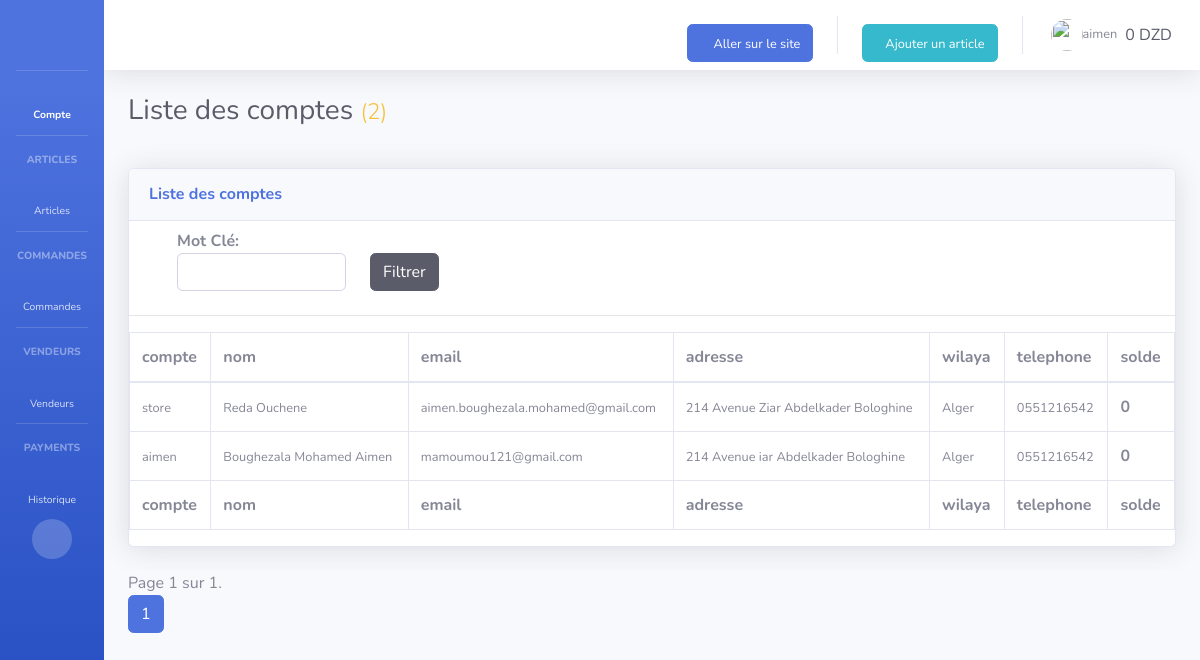
/BackOffice/accounts/ (signed in), run on the app's committed database.
### accounts/models.py (models this page shows)
class UserProfile(models.Model):
    user=models.OneToOneField(User,on_delete=models.CASCADE,null='True')
    telephone=models.CharField(null='True',max_length=10)
    adresse=models.CharField(max_length=325,default='alger')
    wilaya=models.ForeignKey(Wilaya,on_delete=models.CASCADE,null='true')
    commune=models.ForeignKey(Commune,on_delete=models.CASCADE,null='true')
    activate=models.CharField(max_length=255,unique='True')
    solde=models.IntegerField(default=0)
    def __str__(self):
        return self.user.username

### region/models.py (models this page shows)
class Wilaya(models.Model):
    nom=models.CharField(max_length=255)
    code=models.PositiveIntegerField()
    prix=models.PositiveIntegerField()
    def __str__(self):
        return self.nom

### accounts/adminViews.py (the view, shortened to what this page needs)
# urls.py: path('accounts/', AccountAdmin.as_view(),name='HomeAccountAdmin'),
class AccountAdmin(LoginRequiredMixin,TemplateView):
    def get(self,request):
        if request.user.is_superuser:
            q = Q()
            if q:
                users_list=UserProfile.objects.filter(q).order_by('-id')
            else:
                users_list=UserProfile.objects.all().order_by('-id')
            paginator = Paginator(users_list, 50) # Show 25 contacts per page
            page = request.GET.get('page')
            users = paginator.get_page(page)
            context={
                    'userprofiles':users,
                    'userprofiles_all_count':users_list.count(),
                    'payment_form':UserPaymentForm()
                    }
            return render(request,'accounts/BackOffice/home_users.html',context)
        else:
            return redirect('HomeAdmin')

### accounts/forms.py
class UserPaymentForm(forms.ModelForm):
    class Meta:
        model=Payement
        fields='__all__'

### cart/context_processors.py (called while the page is built)
def add_variable_to_context(request):
    try:
        cart=Cart.objects.get(user=request.user) if request.user.is_authenticated else Cart.objects.get(session_key = request.session.session_key)
    except:
        if not request.session.session_key:
            request.session.save()
        cart = Cart(session_key=request.session.session_key)
        cart.save()
    return {
        'cart': cart
    }

### accounts/templates/accounts/BackOffice/home_users.html (shortened to what this page needs)
{% extends 'BackOffice/baseadmin.html' %}
{% load static %}
{% block styles %}
<link href="{% static '/admn/vendor/datatables/dataTables.bootstrap4.min.css' %}" rel="stylesheet">
  <link rel="stylesheet" href="https://cdn.jsdelivr.net/npm/bootstrap-select@1.13.9/dist/css/bootstrap-select.min.css">
{% endblock styles %}
{% block body %}
<div class="container" style='overflow-x: scroll;'>
<div class="row">
  <div class="col-md">
    <h1 class="h3 mb-2 text-gray-800">Liste des comptes <small class='text-warning font-weight-light'>({{userprofiles_all_count}})</small></h1>
  </div>
</div>
    <div class="py-3"></div>
    <div class="card shadow mb-4">
      <div class="card-header py-3">
        <h6 class="m-0 font-weight-bold text-primary">Liste des comptes</h6>
      </div>
      <div class="container py-2">
        <div class="row rtl">
            <div class="col-md-6">
              <form method='get'>
                <div class="container">
                  <div class="row">
                    <div class="col-md-5">
                      <b>Mot Clé:</b>
                      <input class='form-control' type="text" name='keyword'>
                    </div>
                    <div class="col-md-2">
                      <br>
                      <button class='btn btn-dark  text-white' type='submit'>Filtrer</button>
                    </div>
                  </div>
                </div>
              </form>
            </div>
        </div>
      </div>
      <hr>
          <table class="table table-bordered table-hover" id="dataTable" width="100%" cellspacing="0">
            <thead>
              <tr>
                <th class='bg-white'>compte</th>
                <th class='bg-white'>nom</th>
                <th class='bg-white'>email</th>
                <th class='bg-white'>adresse</th>
                <th class='bg-white'>wilaya</th>
                <th class='bg-white'>telephone</th>
                <th class='bg-white'>solde</th>
              </tr>
            </thead>
            <tfoot>
              <tr>
                <th class='bg-white'>compte</th>
                <th class='bg-white'>nom</th>
                <th class='bg-white'>email</th>
                <th class='bg-white'>adresse</th>
                <th class='bg-white'>wilaya</th>
                <th class='bg-white'>telephone</th>
                <th class='bg-white'>solde</th>
              </tr>
            </tfoot>
            <tbody>
              {% for usr in userprofiles %}
              <tr>
                <th class='bg-white'><small>{{usr.user}}</small></th>
                <th class='bg-white'><small>{{usr.user.first_name}} {{usr.user.last_name}}</small></th>
                <th class='bg-white'><small>{{usr.user.email}}</small></th>
                <th class='bg-white'><small>{{usr.adresse}}</small></th>
                <th class='bg-white'><small>{{usr.wilaya}}</small></th>
                <th class='bg-white'><small>{{usr.telephone}}</small> </th>
                <th class='bg-white'>{{usr.solde}} <small class='pymnt' data-name='{{usr}}' data-id={{usr.user.id}}><i class="fas fa-money-bill text-info"></i></small></th>
              </tr>
              {%endfor %}
            </tbody>
          </table>
    </div>
</div>
<div class="container">
  <span class="current">
      Page {{ userprofiles.number }} sur {{ userprofiles.paginator.num_pages }}.
  </span>
  <ul class="pagination">
      <li class="page-item active">
        <a class="page-link" href="#"> {{ userprofiles.number }}</a>
      </li>
    </ul>
</div>
{% endblock body %}

### BackOffice/templates/BackOffice/nav/top-nav.html (shortened to what this page needs)
{%load static %}
{%load humanize %}
<nav class="navbar navbar-expand navbar-light bg-white topbar mb-4 static-top shadow">
  <ul class="navbar-nav ml-auto">
    <li class="nav-item mx-2 d-none d-md-block">
      <br>
      <a href="{%url 'shop'%}"  target="_blank" class='btn btn-primary'> <small><i class='fa fa-store'></i> Aller sur le site</small></a>
    </li>
    <li class="nav-item mx-2 d-none d-md-block">
      <br>
      <a href="{%url 'NewProduct'%}"  target="_blank" class='btn btn-info'> <small><i class='fa fa-plus'></i>Ajouter un article</small></a>
    </li>
    <li class="nav-item dropdown no-arrow">
      <a class="nav-link dropdown-toggle" href="#" id="userDropdown" role="button" data-toggle="dropdown" aria-haspopup="true" aria-expanded="false">
        <img class="img-profile rounded-circle" src="{%static '/img/profile.png'%}">
        <span class="mr-2  text-gray-600 small">{{user}}</span>
        <span class='text-dark'>{{user.userprofile.solde|intcomma}} DZD</span>
      </a>
    </li>
  </ul>
</nav>

### data on the page
UserProfile: user "store", user.first_name "Reda", user.last_name "Ouchene", user.email "aimen.boughezala.mohamed@gmail.com", adresse "214 Avenue Ziar Abdelkader Bologhine", wilaya "Alger", telephone "0551216542", solde "0"
UserProfile: user "aimen", user.first_name "Boughezala Mohamed", user.last_name "Aimen", user.email "mamoumou121@gmail.com", adresse "214 Avenue iar Abdelkader Bologhine", wilaya "Alger", telephone "0551216542", solde "0"

### other printed values
{{ user }} "aimen"
{{ user.userprofile.solde|intcomma }} "0"
{{ userprofiles_all_count }} "2"
{{ userprofiles.number }} "1"
{{ userprofiles.paginator.num_pages }} "1"
